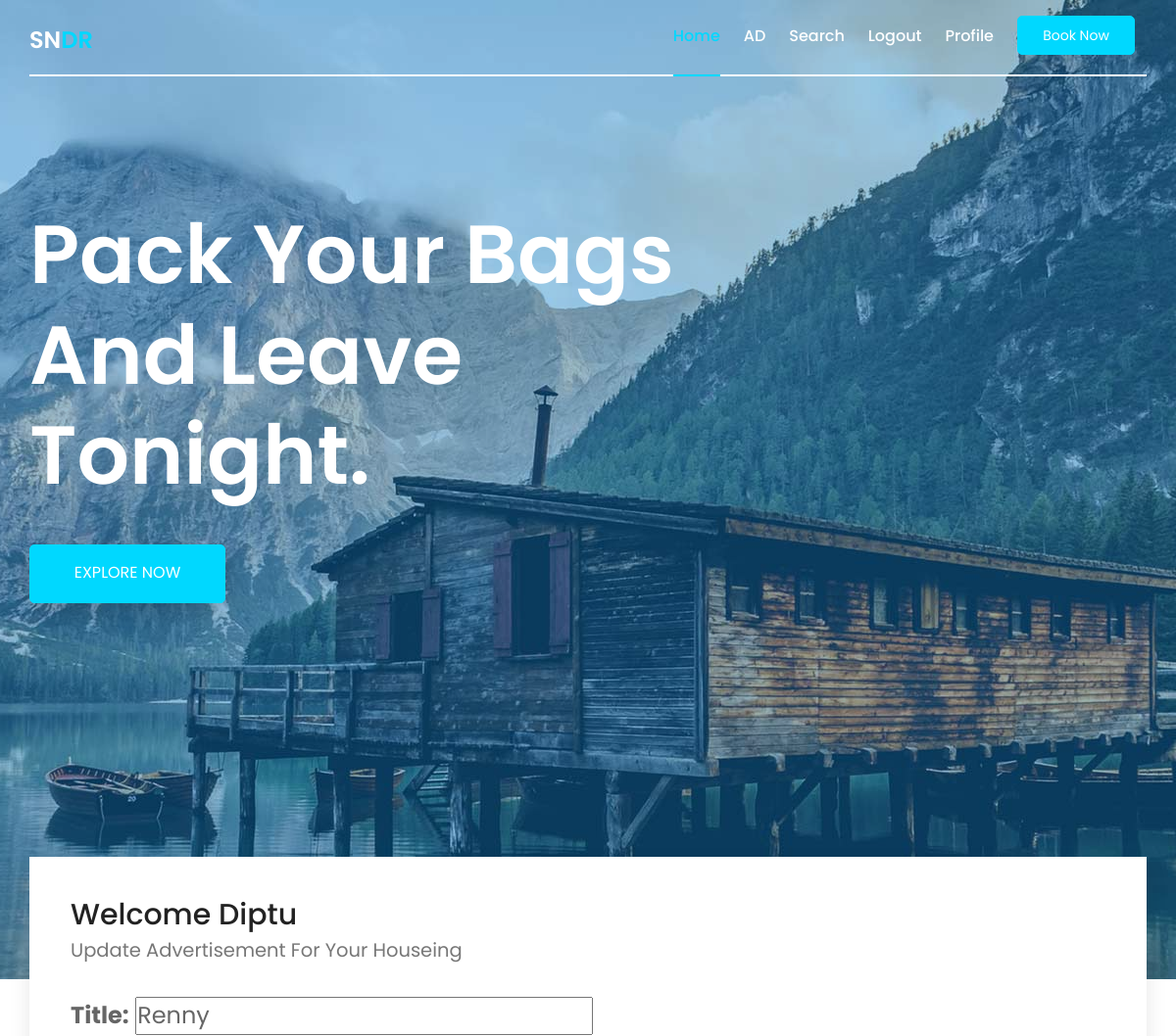
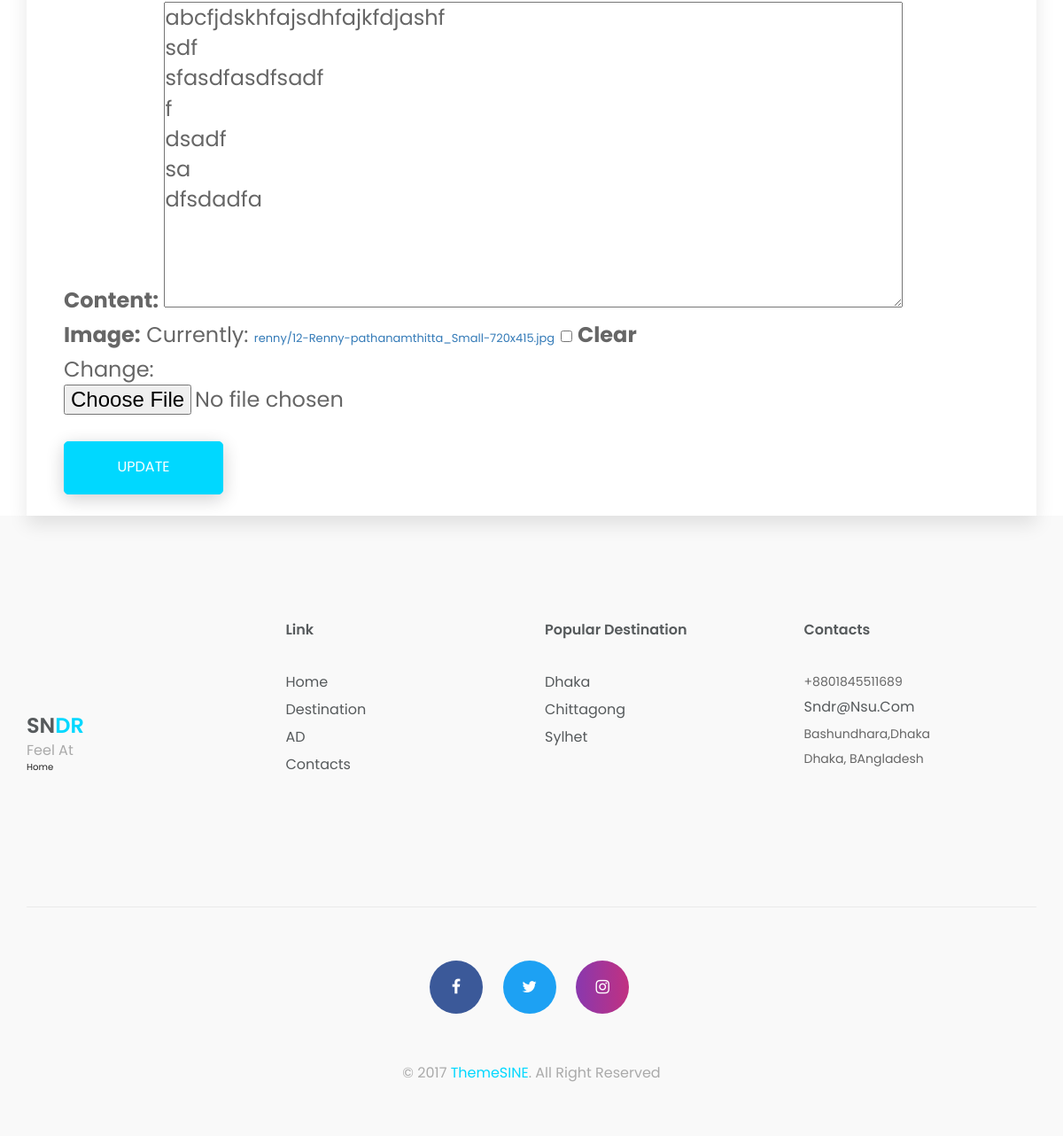
/properties/renny/update (signed in), run on the app's committed database (2 pictures, top to bottom).
### properties/models.py (models this page shows, shortened)
class Ad(models.Model):
	host        =   models.ForeignKey(User, on_delete=models.CASCADE)
	image       =   models.ImageField(null=True , blank=True ,upload_to = upload_file_location)
	title       =   models.CharField(max_length=120)
	slug        =   models.SlugField(unique=True)
	updated     =   models.DateTimeField(auto_now=True, auto_now_add=False)
	content     =   models.TextField()
	timestamp   =   models.DateTimeField(auto_now=False,auto_now_add=True)
	class Meta :
		ordering = ["-timestamp","-updated"]

### profiles/models.py (models this page shows, shortened)
class User(AbstractUser):
    GENDER_CHOICES = (
        (1, ("Male")),
        (2, ("Female")),
    )
    NID         =   models.IntegerField(null=True)
    birth_date  =   models.DateField(null=True)
    profile_pic =   models.ImageField(null=True , blank=True ,upload_to = upload_file_location)
    contact     =   models.CharField(max_length=20 , null=True, blank=True)
    gender      =   models.IntegerField(choices=GENDER_CHOICES, default=1)
    religion    =   models.CharField(max_length=20,null=True, blank=True)
    occuption   =   models.CharField(max_length=50,null=True, blank=True)
    education   =   models.CharField(max_length=120,null=True, blank=True)
    town        =   models.CharField(max_length=20,null=True,blank=True)
    country     =   models.CharField(max_length=20,null=True,blank=True)
    about_you   =   models.TextField(max_length=500,null=True,blank=True)

### properties/views.py (the view, shortened to what this page needs)
# urls.py: path('<slug:slug>/update', AdUpdate.as_view(), name='ad_update'),
class AdUpdate(SuccessMessageMixin,LoginRequiredMixin ,UpdateView):
    model = Ad
    fields = ['title','content','image']
    template_name_suffix = '_update_form'

### properties/templates/properties/ad_update_form.html (shortened to what this page needs)
{% include 'nav.html' %}
{% if request.user.pk == object.host.pk  %}
<section  class="travel-box">
        	<div class="container">
        		<div class="row">
        			<div class="col-md-12">
        				<div class="single-travel-boxes">
        					<div id="desc-tabs" class="desc-tabs">
								  <div class="tab-content">
									 <div role="tabpanel" class="tab-pane active fade in" id="tours">
										<div class="tab-para">
														<h2>Welcome {{object.host.username}}<br><small>Update advertisement for your houseing<small></h2><br>
                            <form action="" method="post" enctype="multipart/form-data">{% csrf_token %}
                                              <br> {{ form.as_p }}<br>
                                               <br><input class="about-view travel-btn" type="submit" value="Update" />
                                               </form>
										</div>
									</div>
								</div>
							</div>
        				</div>
        			</div>
        		</div>
        	</div>
        </section>
{% endif %}
{% include 'footer.html' %}

### static/assets/css/bootsnav.css (style rules this page uses)
body { -webkit-transition: all 0.3s ease-in-out; -moz-transition: all 0.3s ease-in-out; -o-transition: all 0.3s ease-in-out; -ms-transition: all 0.3s ease-in-out; transition: all 0.3s ease-in-out; }

### static/assets/css/style.css (style rules this page uses)
* { padding: 0; margin: 0; }
* { -webkit-box-sizing:border-box; -moz-box-sizing:border-box; -o-box-sizing:border-box; -ms-box-sizing:border-box; box-sizing:border-box; }
body { position: relative; font-size:14px; color: #222222; background: #fff; font-family: 'Poppins', sans-serif; max-width:1920px; margin:0 auto; overflow-x:hidden; }
a,a:hover,a:active,a:focus { display:inline-block; text-decoration:none; font-size:13px; padding:0; margin:0; }
h1,h2,h3,h4,h5,h6 { margin: 0; color:#222222; text-transform: capitalize; }
p { margin: 0; color:#666666; font-size:14px; }
select,input,textarea,button { box-shadow:none;outline:0!important; }
html,body { height: 100%; z-index: 2; }
.about-view { display: flex; justify-content: center; align-items: center; background: #00d8ff; border: 1px solid #00d8ff; width: 200px; height: 60px; white-space: nowrap; color: #fff; font-size:16px; font-family: 'Poppins', sans-serif; text-transform: uppercase; border-radius: 5px; box-shadow: 0 5px 20px rgba(14,15,18,.2); -webkit-transition: 0.5s ease-in-out; -moz-transition: 0.5s ease-in-out; -ms-transition: 0.5s ease-in-out; -o-transition: 0.5s ease-in-out; transition: 0.5s ease-in-out; }
.single-travel-boxes { margin-top: -125px; background: #fff; }
.tab-para p { font-size: 24px; }
.desc-tabs { border: transparent; box-shadow: 0 10px 20px rgba(0,0,0,.1); }
.tab-para { padding: 43px 42px 24px; }
.about-view.travel-btn { width: 180px; margin-right: 15px; }

### data on the page
Ad: host.username "Diptu", title "Renny", content "abcfjdskhfajsdhfajkfdjashf sdf sfasdfasdfsadf f dsadf sa dfsdadfa"
